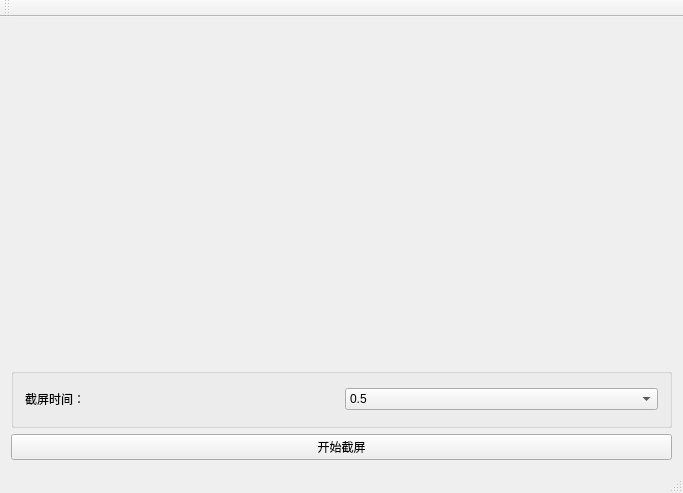
<?xml version="1.0" encoding="UTF-8"?>
<ui version="4.0">
 <class>MainWindow</class>
 <widget class="QMainWindow" name="MainWindow">
  <property name="geometry">
   <rect>
    <x>0</x>
    <y>0</y>
    <width>683</width>
    <height>493</height>
   </rect>
  </property>
  <property name="windowTitle">
   <string>MainWindow</string>
  </property>
  <widget class="QWidget" name="centralWidget">
   <layout class="QVBoxLayout" name="verticalLayout">
    <item>
     <widget class="QLabel" name="ScreenLabel">
      <property name="text">
       <string/>
      </property>
     </widget>
    </item>
    <item>
     <widget class="QGroupBox" name="groupBox">
      <property name="maximumSize">
       <size>
        <width>16777215</width>
        <height>60</height>
       </size>
      </property>
      <property name="title">
       <string/>
      </property>
      <layout class="QVBoxLayout" name="verticalLayout_2">
       <item>
        <layout class="QHBoxLayout" name="horizontalLayout">
         <item>
          <widget class="QLabel" name="label_2">
           <property name="text">
            <string>截屏时间：</string>
           </property>
          </widget>
         </item>
         <item>
          <widget class="QComboBox" name="ScreenTime">
           <item>
            <property name="text">
             <string>0.5</string>
            </property>
           </item>
           <item>
            <property name="text">
             <string>1</string>
            </property>
           </item>
           <item>
            <property name="text">
             <string>1.5</string>
            </property>
           </item>
           <item>
            <property name="text">
             <string>2</string>
            </property>
           </item>
          </widget>
         </item>
        </layout>
       </item>
      </layout>
     </widget>
    </item>
    <item>
     <widget class="QPushButton" name="startBtn">
      <property name="text">
       <string>开始截屏</string>
      </property>
     </widget>
    </item>
   </layout>
  </widget>
  <widget class="QMenuBar" name="menuBar">
   <property name="geometry">
    <rect>
     <x>0</x>
     <y>0</y>
     <width>683</width>
     <height>28</height>
    </rect>
   </property>
  </widget>
  <widget class="QToolBar" name="mainToolBar">
   <attribute name="toolBarArea">
    <enum>TopToolBarArea</enum>
   </attribute>
   <attribute name="toolBarBreak">
    <bool>false</bool>
   </attribute>
  </widget>
  <widget class="QStatusBar" name="statusBar"/>
 </widget>
 <layoutdefault spacing="6" margin="11"/>
 <resources/>
 <connections/>
</ui>
